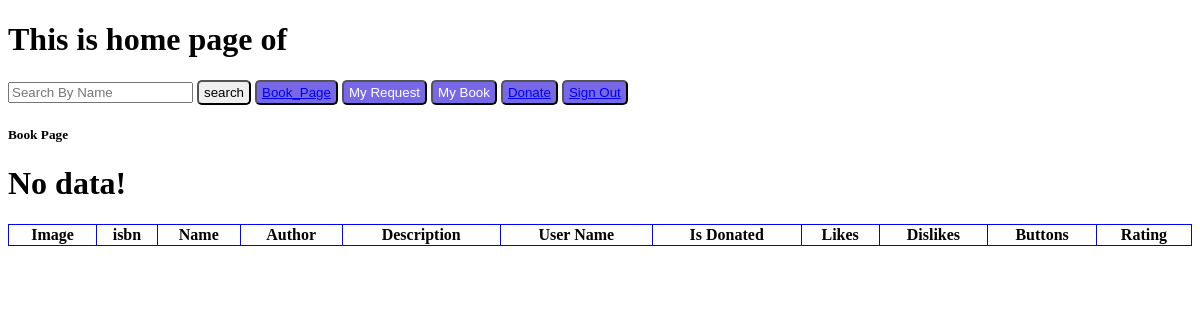
Before: /book/ with the older database file.
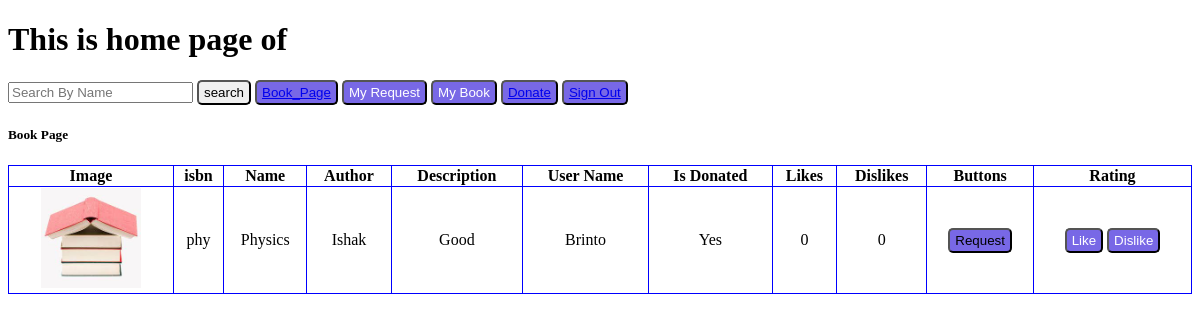
After: the same page with the newer database file.
### E_book_library_management_system/models.py (models this page shows)
class book(models.Model):
    isbn = models.CharField(max_length=20, primary_key=True)
    name = models.CharField(max_length=20)
    author = models.CharField(max_length=20)
    likes = models.IntegerField(default=0)
    dislikes = models.IntegerField(default=0)
    image = models.ImageField(null = True, blank = True, upload_to = "uploads/")
    description = models.TextField(max_length=200)
    user_name = models.CharField(max_length=20)
    isdonated = models.CharField(default="No", max_length=3)
    cost=models.IntegerField(default=0)
    time = models.TimeField(auto_now_add=True)

### E_book_library_management_system/views.py (the view)
# urls.py: path('book/',views.book_page, name='book'),
def book_page(request):
    b = book.objects.all()
    return render(request, 'E_book_library_management_system/book.html', {'book': b})

### E_book_library_management_system/templates/E_book_library_management_system/book.html (shortened to what this page needs)
{% extends 'E_book_library_management_system/base2.html' %}
{% block page %}
    <h5>Book Page</h5>
    <table id="ptable">
        <thead>
            <tr>
                <th>Image</th>
                <th>isbn</th>
                <th>Name</th>
                <th>Author</th>
                <th>Description</th>
                <th>User Name</th>
                <th>Is Donated</th>
                <th>Likes</th>
                <th>Dislikes</th>
                <th>Buttons</th>
                <th>Rating</th>
            </tr>
        </thead>
    <tbody>
        {% if book %}
            {% for b in book %}
                <tr>
                    <td> <img src="{{b.image.url}}" width="100" height="100"></td>
                    <td>{{b.isbn}}</td>
                    <td>{{b.name}}</td>
                    <td>{{b.author}}</td>
                    <td>{{b.description}}</td>
                    <td>{{b.user_name}}</td>
                    <td>{{b.isdonated}}</td>
                    <td>{{b.likes}}</td>
                    <td>{{b.dislikes}}</td>
                    <td>
                        <form action = "{% url 'donate' %}" method="GET">
                            <input class="btn" type="submit" name="add" value="Request">
                        </form>
                    </td>
                    <td>
                        <button class="btn"> <a class="rating" href="" ${{b.isbn}}>Like</a> </button>
                        <button class="btn"> <a class="rating" href="" ${{b.isbn}}>Dislike</a> </button>
                    </td>
                </tr>
                {% endfor %}
                {% else %}
                <h1>No data!</h1>
                {% endif %}
    </tbody>
{% endblock %}

### E_book_library_management_system/templates/E_book_library_management_system/base2.html (shortened to what this page needs)
<!DOCTYPE html>
<html lang="en">
<head>
</head>
<body>
    <div class="container">
        <h1>This is home page of {{request.user.username}} </h1>
    </div>
    <form action="{% url 'search' %}" method="POST">
        <input type="text" name="search" placeholder="Search By Name" required>
        <button style="border-radius: 5px; padding: 3px 5px;" type="submit">search</button>
    <button class="btn"> <a  href="{% url 'book' %}"> Book_Page </a> </button>
    <button class="btn"> <a class = "rating" href="">My Request</a> </button>
    <button class="btn"> <a class = "rating" href="">My Book</a> </button>
    <button class="btn"> <a  href="{% url 'donate' %}"> Donate </a> </button>
    <button class="btn"> <a  href="{% url 'signout' %}">Sign Out</a></button>
            {% block page %}
            {% endblock %}
</body>
</html>

### E_book_library_management_system/templates/E_book_library_management_system/base2.html (style rules this page uses)
.btn { background: #7868e6; padding: 3px 5px; border-radius: 5px; }
.rating { text-decoration: none; color: white; }
#ptable { width: 100%; border: 1px solid blue; border-collapse: collapse; }
#ptable th, #ptable td { border: 1px solid blue; border-collapse: collapse; text-align: center; }

Changed rows visible on the page:
added book: image (picture), isbn "phy", name "Physics", author "Ishak", description "Good", user_name "Brinto", isdonated "Yes", likes "0", dislikes "0"
Other visible differences:
text no longer shown: "No data!"
